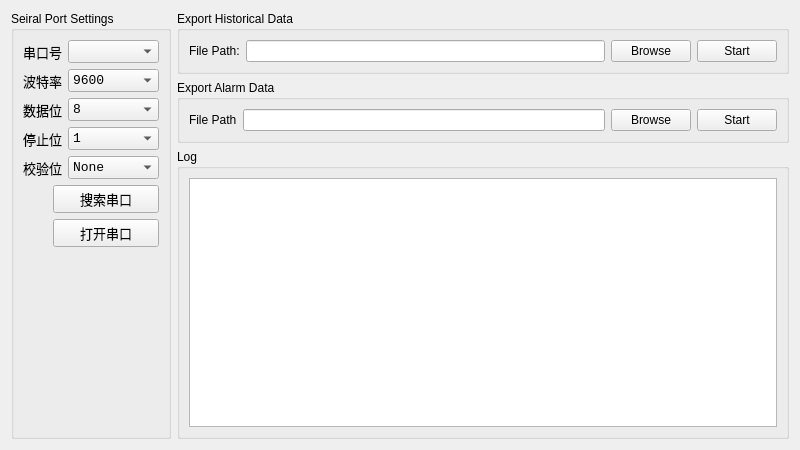
<?xml version="1.0" encoding="UTF-8"?>
<ui version="4.0">
 <class>ui_costum_tran</class>
 <widget class="QWidget" name="ui_costum_tran">
  <property name="geometry">
   <rect>
    <x>0</x>
    <y>0</y>
    <width>800</width>
    <height>450</height>
   </rect>
  </property>
  <property name="windowTitle">
   <string>Form</string>
  </property>
  <layout class="QHBoxLayout" name="horizontalLayout_6">
   <item>
    <widget class="QGroupBox" name="groupBox">
     <property name="minimumSize">
      <size>
       <width>160</width>
       <height>0</height>
      </size>
     </property>
     <property name="maximumSize">
      <size>
       <width>200</width>
       <height>16777215</height>
      </size>
     </property>
     <property name="title">
      <string>Seiral Port Settings</string>
     </property>
     <layout class="QVBoxLayout" name="verticalLayout_2">
      <item>
       <layout class="QHBoxLayout" name="horizontalLayout">
        <item>
         <widget class="QLabel" name="label">
          <property name="sizePolicy">
           <sizepolicy hsizetype="Fixed" vsizetype="Preferred">
            <horstretch>0</horstretch>
            <verstretch>0</verstretch>
           </sizepolicy>
          </property>
          <property name="font">
           <font>
            <family>Consolas</family>
            <pointsize>10</pointsize>
           </font>
          </property>
          <property name="text">
           <string>串口号</string>
          </property>
         </widget>
        </item>
        <item>
         <widget class="QComboBox" name="cbx_com_name">
          <property name="sizePolicy">
           <sizepolicy hsizetype="Preferred" vsizetype="Fixed">
            <horstretch>0</horstretch>
            <verstretch>0</verstretch>
           </sizepolicy>
          </property>
          <property name="font">
           <font>
            <family>Consolas</family>
            <pointsize>10</pointsize>
           </font>
          </property>
         </widget>
        </item>
       </layout>
      </item>
      <item>
       <layout class="QHBoxLayout" name="horizontalLayout_2">
        <item>
         <widget class="QLabel" name="label_2">
          <property name="sizePolicy">
           <sizepolicy hsizetype="Fixed" vsizetype="Preferred">
            <horstretch>0</horstretch>
            <verstretch>0</verstretch>
           </sizepolicy>
          </property>
          <property name="font">
           <font>
            <family>Consolas</family>
            <pointsize>10</pointsize>
           </font>
          </property>
          <property name="text">
           <string>波特率</string>
          </property>
         </widget>
        </item>
        <item>
         <widget class="QComboBox" name="cbx_bandrate">
          <property name="sizePolicy">
           <sizepolicy hsizetype="Preferred" vsizetype="Fixed">
            <horstretch>0</horstretch>
            <verstretch>0</verstretch>
           </sizepolicy>
          </property>
          <property name="font">
           <font>
            <family>Consolas</family>
            <pointsize>10</pointsize>
           </font>
          </property>
          <item>
           <property name="text">
            <string>9600</string>
           </property>
          </item>
          <item>
           <property name="text">
            <string>115200</string>
           </property>
          </item>
         </widget>
        </item>
       </layout>
      </item>
      <item>
       <layout class="QHBoxLayout" name="horizontalLayout_3">
        <item>
         <widget class="QLabel" name="label_3">
          <property name="sizePolicy">
           <sizepolicy hsizetype="Fixed" vsizetype="Preferred">
            <horstretch>0</horstretch>
            <verstretch>0</verstretch>
           </sizepolicy>
          </property>
          <property name="font">
           <font>
            <family>Consolas</family>
            <pointsize>10</pointsize>
           </font>
          </property>
          <property name="text">
           <string>数据位</string>
          </property>
         </widget>
        </item>
        <item>
         <widget class="QComboBox" name="cbx_databit">
          <property name="sizePolicy">
           <sizepolicy hsizetype="Preferred" vsizetype="Fixed">
            <horstretch>0</horstretch>
            <verstretch>0</verstretch>
           </sizepolicy>
          </property>
          <property name="font">
           <font>
            <family>Consolas</family>
            <pointsize>10</pointsize>
           </font>
          </property>
          <item>
           <property name="text">
            <string>8</string>
           </property>
          </item>
          <item>
           <property name="text">
            <string>7</string>
           </property>
          </item>
          <item>
           <property name="text">
            <string>6</string>
           </property>
          </item>
          <item>
           <property name="text">
            <string>5</string>
           </property>
          </item>
         </widget>
        </item>
       </layout>
      </item>
      <item>
       <layout class="QHBoxLayout" name="horizontalLayout_5">
        <item>
         <widget class="QLabel" name="label_5">
          <property name="sizePolicy">
           <sizepolicy hsizetype="Fixed" vsizetype="Preferred">
            <horstretch>0</horstretch>
            <verstretch>0</verstretch>
           </sizepolicy>
          </property>
          <property name="font">
           <font>
            <family>Consolas</family>
            <pointsize>10</pointsize>
           </font>
          </property>
          <property name="text">
           <string>停止位</string>
          </property>
         </widget>
        </item>
        <item>
         <widget class="QComboBox" name="cbx_stopbit">
          <property name="sizePolicy">
           <sizepolicy hsizetype="Preferred" vsizetype="Fixed">
            <horstretch>0</horstretch>
            <verstretch>0</verstretch>
           </sizepolicy>
          </property>
          <property name="font">
           <font>
            <family>Consolas</family>
            <pointsize>10</pointsize>
           </font>
          </property>
          <item>
           <property name="text">
            <string>1</string>
           </property>
          </item>
          <item>
           <property name="text">
            <string>1.5</string>
           </property>
          </item>
          <item>
           <property name="text">
            <string>2</string>
           </property>
          </item>
         </widget>
        </item>
       </layout>
      </item>
      <item>
       <layout class="QHBoxLayout" name="horizontalLayout_4">
        <item>
         <widget class="QLabel" name="label_4">
          <property name="sizePolicy">
           <sizepolicy hsizetype="Fixed" vsizetype="Preferred">
            <horstretch>0</horstretch>
            <verstretch>0</verstretch>
           </sizepolicy>
          </property>
          <property name="font">
           <font>
            <family>Consolas</family>
            <pointsize>10</pointsize>
           </font>
          </property>
          <property name="text">
           <string>校验位</string>
          </property>
         </widget>
        </item>
        <item>
         <widget class="QComboBox" name="cbx_paritybit">
          <property name="sizePolicy">
           <sizepolicy hsizetype="Preferred" vsizetype="Fixed">
            <horstretch>0</horstretch>
            <verstretch>0</verstretch>
           </sizepolicy>
          </property>
          <property name="font">
           <font>
            <family>Consolas</family>
            <pointsize>10</pointsize>
           </font>
          </property>
          <item>
           <property name="text">
            <string>None</string>
           </property>
          </item>
          <item>
           <property name="text">
            <string>Odd</string>
           </property>
          </item>
          <item>
           <property name="text">
            <string>Even</string>
           </property>
          </item>
         </widget>
        </item>
       </layout>
      </item>
      <item>
       <layout class="QHBoxLayout" name="horizontalLayout_13">
        <item>
         <widget class="QLabel" name="lab_send_2">
          <property name="minimumSize">
           <size>
            <width>24</width>
            <height>24</height>
           </size>
          </property>
          <property name="maximumSize">
           <size>
            <width>24</width>
            <height>24</height>
           </size>
          </property>
          <property name="layoutDirection">
           <enum>Qt::LeftToRight</enum>
          </property>
          <property name="autoFillBackground">
           <bool>false</bool>
          </property>
          <property name="styleSheet">
           <string notr="true"/>
          </property>
          <property name="text">
           <string/>
          </property>
          <property name="textFormat">
           <enum>Qt::AutoText</enum>
          </property>
          <property name="pixmap">
           <pixmap resource="../img.qrc">:/img/red.png</pixmap>
          </property>
          <property name="scaledContents">
           <bool>true</bool>
          </property>
          <property name="alignment">
           <set>Qt::AlignJustify|Qt::AlignVCenter</set>
          </property>
         </widget>
        </item>
        <item>
         <widget class="QPushButton" name="btn_find_seriaport">
          <property name="font">
           <font>
            <family>Consolas</family>
            <pointsize>10</pointsize>
           </font>
          </property>
          <property name="focusPolicy">
           <enum>Qt::NoFocus</enum>
          </property>
          <property name="text">
           <string>搜索串口</string>
          </property>
         </widget>
        </item>
       </layout>
      </item>
      <item>
       <layout class="QHBoxLayout" name="horizontalLayout_12">
        <item>
         <widget class="QLabel" name="lab_send_3">
          <property name="minimumSize">
           <size>
            <width>24</width>
            <height>24</height>
           </size>
          </property>
          <property name="maximumSize">
           <size>
            <width>24</width>
            <height>24</height>
           </size>
          </property>
          <property name="layoutDirection">
           <enum>Qt::LeftToRight</enum>
          </property>
          <property name="autoFillBackground">
           <bool>false</bool>
          </property>
          <property name="styleSheet">
           <string notr="true"/>
          </property>
          <property name="text">
           <string/>
          </property>
          <property name="textFormat">
           <enum>Qt::AutoText</enum>
          </property>
          <property name="pixmap">
           <pixmap resource="../img.qrc">:/img/red.png</pixmap>
          </property>
          <property name="scaledContents">
           <bool>true</bool>
          </property>
          <property name="alignment">
           <set>Qt::AlignJustify|Qt::AlignVCenter</set>
          </property>
         </widget>
        </item>
        <item>
         <widget class="QPushButton" name="btn_open_port">
          <property name="font">
           <font>
            <family>Consolas</family>
            <pointsize>10</pointsize>
           </font>
          </property>
          <property name="text">
           <string>打开串口</string>
          </property>
         </widget>
        </item>
       </layout>
      </item>
      <item>
       <spacer name="verticalSpacer">
        <property name="orientation">
         <enum>Qt::Vertical</enum>
        </property>
        <property name="sizeHint" stdset="0">
         <size>
          <width>20</width>
          <height>213</height>
         </size>
        </property>
       </spacer>
      </item>
     </layout>
    </widget>
   </item>
   <item>
    <layout class="QVBoxLayout" name="verticalLayout_3">
     <item>
      <layout class="QVBoxLayout" name="verticalLayout">
       <item>
        <widget class="QGroupBox" name="groupBox_2">
         <property name="title">
          <string>Export Historical Data</string>
         </property>
         <layout class="QVBoxLayout" name="verticalLayout_7">
          <item>
           <layout class="QHBoxLayout" name="horizontalLayout_11">
            <property name="sizeConstraint">
             <enum>QLayout::SetMinimumSize</enum>
            </property>
            <item>
             <widget class="QLabel" name="label_6">
              <property name="text">
               <string>File Path:</string>
              </property>
             </widget>
            </item>
            <item>
             <widget class="QLineEdit" name="transmitPath">
              <property name="enabled">
               <bool>true</bool>
              </property>
              <property name="readOnly">
               <bool>true</bool>
              </property>
             </widget>
            </item>
            <item>
             <widget class="QPushButton" name="transmitBrowse">
              <property name="enabled">
               <bool>true</bool>
              </property>
              <property name="text">
               <string>Browse</string>
              </property>
             </widget>
            </item>
            <item>
             <widget class="QPushButton" name="pushButtonExportHistoricalData">
              <property name="enabled">
               <bool>true</bool>
              </property>
              <property name="text">
               <string>Start</string>
              </property>
             </widget>
            </item>
           </layout>
          </item>
         </layout>
        </widget>
       </item>
       <item>
        <widget class="QGroupBox" name="groupBox_3">
         <property name="enabled">
          <bool>true</bool>
         </property>
         <property name="title">
          <string>Export Alarm Data</string>
         </property>
         <layout class="QVBoxLayout" name="verticalLayout_6">
          <item>
           <layout class="QHBoxLayout" name="horizontalLayout_9">
            <item>
             <widget class="QLabel" name="label_8">
              <property name="text">
               <string>File Path</string>
              </property>
             </widget>
            </item>
            <item>
             <widget class="QLineEdit" name="receivePath">
              <property name="enabled">
               <bool>true</bool>
              </property>
              <property name="readOnly">
               <bool>true</bool>
              </property>
             </widget>
            </item>
            <item>
             <widget class="QPushButton" name="receiveBrowse">
              <property name="enabled">
               <bool>true</bool>
              </property>
              <property name="text">
               <string>Browse</string>
              </property>
             </widget>
            </item>
            <item>
             <widget class="QPushButton" name="pushButtonExportAlarmData">
              <property name="enabled">
               <bool>true</bool>
              </property>
              <property name="text">
               <string>Start</string>
              </property>
             </widget>
            </item>
           </layout>
          </item>
         </layout>
        </widget>
       </item>
      </layout>
     </item>
     <item>
      <widget class="QGroupBox" name="groupBox_4">
       <property name="title">
        <string>Log</string>
       </property>
       <layout class="QVBoxLayout" name="verticalLayout_4">
        <item>
         <widget class="QTextEdit" name="tx_firmware_msg">
          <property name="font">
           <font>
            <family>Consolas</family>
            <pointsize>12</pointsize>
            <weight>50</weight>
            <italic>false</italic>
            <bold>false</bold>
           </font>
          </property>
         </widget>
        </item>
       </layout>
      </widget>
     </item>
    </layout>
   </item>
  </layout>
 </widget>
 <resources>
  <include location="../img.qrc"/>
 </resources>
 <connections/>
</ui>
